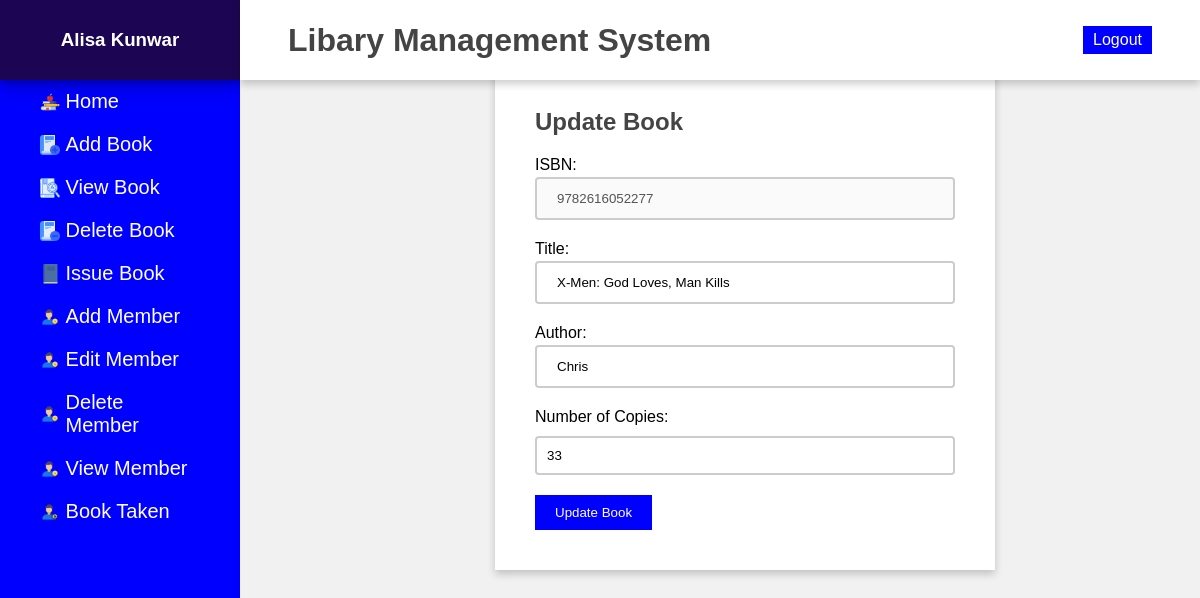
Screenshot of /librarian/book/updates.php?isbn=9782616052277 (signed in) with the database file from the repository.
### tables this page shows
CREATE TABLE Book(
isbn VARCHAR(15) UNIQUE NOT NULL,
title TEXT,
author VARCHAR(30) NOT NULL,
copies INT NOT NULL
);

### librarian/book/updates.php (the view, shortened to what this page needs)
<?php
	require "../../database_conn.php";
  $title = $author = $isbn = $copies ="";
  if (isset($_GET['isbn'])) {
		$isbn = $_GET['isbn'];
		$sql = "SELECT title, author, copies FROM Book WHERE isbn='$isbn';";
$record = mysqli_query($con, $sql);
if ($record ->num_rows > 0) {
    $row = mysqli_fetch_array($record)or die();
    $title = $row['title'];
    $author = $row['author'];
    $copies = $row['copies'];
}
}
?>
<!DOCTYPE html>
<html lang="en">
<head>
    <link rel="stylesheet" href="../../admin/styles.css">
    <link rel="stylesheet" type="text/css" href="css/update.css" />
</head>
<body>
    <div class="side-menu">
        <div class="user-name">
            <h3><?php echo $_SESSION["name"]; ?></h3>
        </div>
        <ul>
        <a href="../../admin/admin.php">
                <li><img src="../../img/textbook.png" alt="">&nbsp;<span>Home</span></li>
            </a>
            <a href="adds.php">
                <li><img src="../../img/addbook.png" alt="">&nbsp;<span>Add Book</span>
                </li>
            </a>
            <a href="views.php">
                <li><img src="../../img/viewbook.png" alt="">&nbsp;<span>View Book</span></li>
            </a>
            <a href="deletes.php">
                <li><img src="../../img/book.png" alt="">&nbsp;<span>Delete Book</span>
                </li>
            </a>
            <a href="issuses.php">
                <li><img src="../../img/issusebook.png" alt="">&nbsp;<span>Issue Book</span>
                </li>
            </a>
            <a href="../member/addmember.php">
                <li><img src="../../img/addmember.png" alt="">&nbsp; <span>Add Member</span></li>
            </a>
            <a href="../member/updatemember.php">
                <li><img src="../../img/addmember.png" alt="">&nbsp; <span>Edit Member</span></li>
            </a>
            <a href="../member/deletemember.php">
                <li><img src="../../img/addmember.png" alt="">&nbsp; <span>Delete Member</span></li>
            </a>
            <a href="../member/memberviews.php">
                <li><img src="../../img/addmember.png" alt="">&nbsp; <span>View Member</span></li>
            </a>
            <a href="../member/booktaken.php">
                <li><img src="../../img/editmember.png" alt="">&nbsp;<span>Book Taken</span>
                </li>
            </a>
        </ul>
    </div>
    <div class="container">
        <div class="header">
            <div class="nav">
      <div class="user">
      <a href="../../admin/admin.php">
                        <div><h1>Libary Management System</h1></div>
                    </a>
            <a href="../../logout.php" class="btn">Logout</a>
                    </div>
                </div>
            </div>
<br>
    <main id="main">
        <form action="<?php echo htmlentities($_SERVER['PHP_SELF']).'?isbn='.$isbn; ?>" method="POST" id="form">
            <h2 id="update">Update Book</h2>
            <div class="containers">
                <label for="isbn">ISBN:</label>
                <input type="text" id="isbn" name="isb" value="<?php echo $isbn; ?>" <?php echo $isbn==''?"":"disabled"; ?>>
            </div>
            <div class="containers">
                <label for="title">Title:</label>
                <input type="text" id="title" name="title" value="<?php echo $title; ?> ">
            </div>
            <div class="containers">
                <label for="author">Author:</label>
                <input type="text" id="author" name="author" value="<?php echo $author; ?> ">
            </div>
            <div class="containers">
                <label for="number-of-copies">Number of Copies:</label>
                <input type="text" id="number-of-copies" name="copies" value="<?php echo $copies; ?> ">
            </div>
            <div class="containers">
                <button type="submit" id="submit" name="submit">Update Book</button>
            </div>
        </form>
    </main>
    <br><br>
    </div>
</body>
</html>

### admin/styles.css (style rules this page uses)
* { margin: 0; padding: 0; box-sizing: border-box; font-family: 'Poppins', sans-serif; }
body { min-height: 100%; }
a { text-decoration: none; }
li { list-style: none; }
h1, h2 { color:#444; }
h3 { color: #999; }
.user-name h3 { color: white; }
.btn { background: blue; color: white; padding: 5px 10px; text-align: center; }
.side-menu { position: fixed; background: blue; width: 20vw; min-height: 100%; display: flex; flex-direction: column; }
.side-menu .user-name { height: 10vh; display: flex; align-items: center; justify-content: center; background-color: rgb(28, 6, 83); box-shadow: 0 4px 8px 0 rgba(0, 0, 0, 0.2), 0 6px 20px 0 rgba(0, 0, 0, 0.19); }
.side-menu li { font-size: 20px; padding: 10px 40px; color: white; display: flex; align-items: center; }
.container { position: absolute; right: 0; width: 80vw; height: 100vh; background: #f1f1f1; }
.container .header { position: fixed; top: 0; right: 0; width: 80vw; height: 10vh; background: white; display: flex; align-items: center; justify-content: center; box-shadow: 0 4px 8px 0 rgba(0, 0, 0, 0.2); z-index: 1; }
.container .header .nav { width: 90%; display: flex; align-items: center; }
.container .header .nav .user { flex: 1; display: flex; justify-content: space-between; align-items: center; }
a { color:white; }
.side-menu li img { width: 20px; height: 20px; }

### librarian/book/css/update.css (style rules this page uses)
#main { display: flex; justify-content: center; align-items: center; padding-left: 50px; padding-top: 50px; ; }
#form { background-color:white; padding: 40px; box-shadow: 0 4px 8px 0 rgba(0, 0, 0, 0.2); width:500px; }
.containers { margin-top: 20px; }
.containers button { background-color: blue; color: white; padding: 10px 5px; border: 0em; cursor: pointer; }
input[type="text"] { width: 100%; padding: 12px 20px; margin: 3px 0 0px; box-sizing: border-box; border: 2px solid #ccc; border-radius: 4px; }
#number-of-copies { display: block; margin-top: 10px; padding: 10px; width: 100%; }
#submit { background-color: blue; color: white; padding: 10px 20px; }

### rows the page displays
book: title "X-Men: God Loves, Man Kills", author "Chris", copies "33"

### other values shown
$_SESSION["name"] "Alisa Kunwar"
